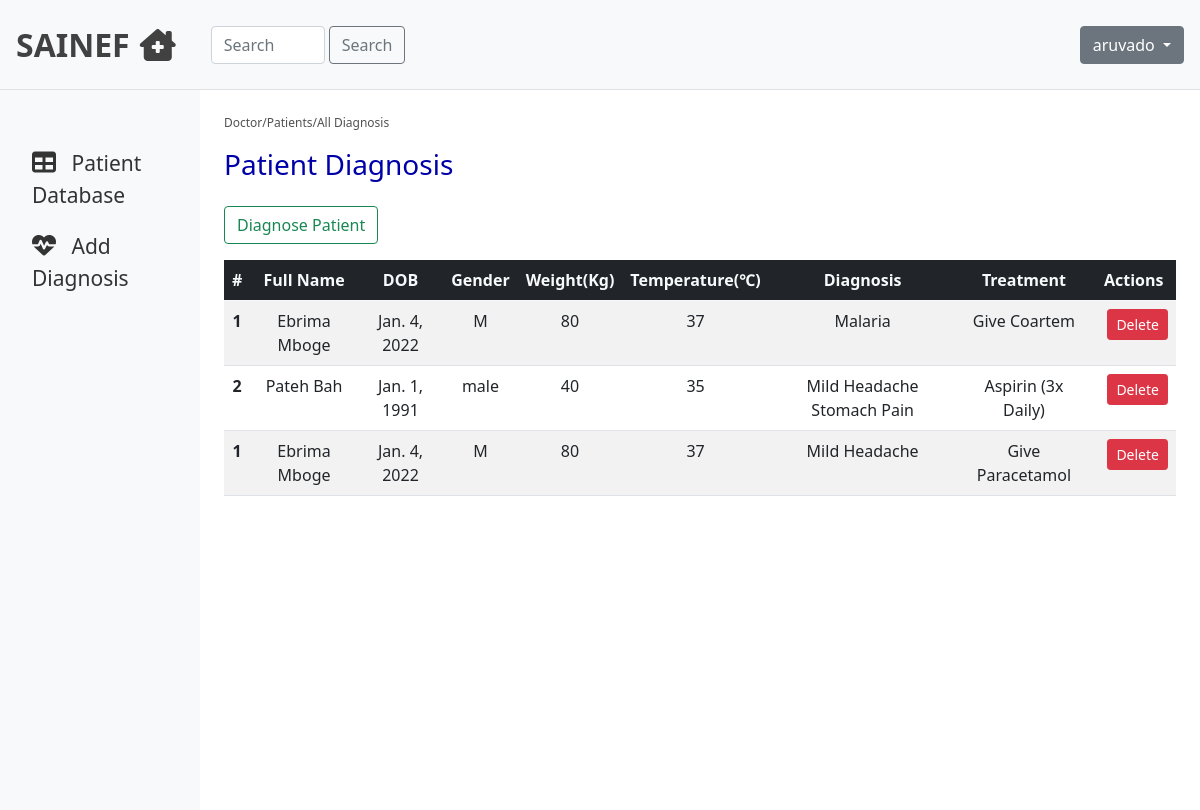
The page /diagnosis/all (signed in) on the database its author committed.
### hmsApp/models.py (models this page shows, shortened)
class SoftDelete(models.Model):
    is_deleted = models.BooleanField(default=False)
    class Meta:
        abstract = True

class PatientDiagnoses(SoftDelete):
    patient = models.ForeignKey(PatientVitals, on_delete=models.CASCADE)
    diagnostic = models.TextField(verbose_name="Diagnosis")
    treatment = models.TextField(verbose_name="Treatment")

class PatientVitals(SoftDelete):
    bio = models.ForeignKey(PatientBio, on_delete=models.CASCADE)
    temperature = models.IntegerField(verbose_name="Temperature")
    weight = models.IntegerField(verbose_name="Weight")

class PatientBio(SoftDelete):
    gender_choices = [
        ('M', 'Male'),
        ('F', 'Female'),
    ]
    firstname = models.CharField(max_length=200, verbose_name="Patient First Name")
    lastname = models.CharField(max_length=200, verbose_name="Patient Last Name")
    dob = models.DateField(verbose_name="Date of Birth")
    gender = models.CharField(max_length=200, choices = gender_choices, verbose_name="Gender")
    nationality = models.CharField(max_length=200, verbose_name="Nationality")

### hmsApp/views.py (the view)
# urls.py: path('diagnosis/all', views.patientDiagnoseArchive, name='diagnose-all'),
@login_required
def patientDiagnoseArchive(request):
    diagnoses = PatientDiagnoses.objects.all()
    return render(request, 'hmsApp/doctor-restore.html', {'diagnoses': diagnoses})

### hmsApp/templates/hmsApp/doctor-restore.html (shortened to what this page needs)
{% extends "hmsApp/base.html" %}
{% block content %}
    <nav class="navbar navbar-light bg-light p-3">
          <div class="d-flex col-12 col-md-3 col-lg-2 mb-2 mb-lg-0 flex-wrap flex-md-nowrap justify-content-between">
              <a class="navbar-brand" href="#">SAINEF<i class="fas fa-clinic-medical" aria-hidden="true"></i></a>
          </div>
          <div class="col-12 col-md-4 col-lg-2">
              <form class="d-flex">
                  <input class="form-control me-1" type="search" placeholder="Search" name="search" aria-label="Search">
                  <button class="btn btn-outline-secondary" type="submit">Search</button>
              </form>
          </div>
          <div class="col-12 col-md-5 col-lg-8 d-flex align-items-center justify-content-md-end mt-3 mt-md-0">
              <div class="dropdown">
                  <button class="btn btn-secondary dropdown-toggle" type="button" id="dropdownMenuButton1" data-bs-toggle="dropdown" aria-expanded="false">
                  {% if user.is_authenticated %}
                      {{ user.username }}
                  {% else %}
                      Login
                  {% endif %}
                  </button>
              </div>
          </div>
      </nav>
    <div class="container-fluid">
        <div class="row">
            <nav id="sidebar" class="col-md-3 col-lg-2 d-md-block bg-light sidebar collapse">
                <div class="position-sticky pt-md-5">
                    <ul class="nav flex-column">
                        <li class="nav-item">
                            <a class="nav-link active" href="#patients" onclick="viewPatientsList()">
                            <i class="fas fa-table" aria-hidden="true" style="font-size:24px;"></i>
                            <span class="ml-2">Patient Database</span>
                            </a>
                        </li>
                        <li class="nav-item">
                            <a class="nav-link" aria-current="page" href="#diagnose" onclick="Diagnose()">
                            <i class="fas fa-heartbeat" style="font-size:24px;"></i>
                            <span class="ml-3">Add Diagnosis</span>
                            </a>
                        </li>
                    </ul>
                </div>
            </nav>
            <main id="patients" class="col-md-9 ml-sm-auto col-lg-10 px-md-4 py-4">
                <div class="link">
                    <p>Doctor/Patients/All Diagnosis</p>
                </div>
                <h1 class="h3">Patient Diagnosis</h1>
                <div class="patients-table pt-3">
                    <div>
                        <a class="btn btn-outline-success mb-3" href="#diagnose" onclick="Diagnose()">Diagnose Patient</a>
                    </div>
                    <table class="table table-striped">
                        <thead class="bg-dark text-light text-center">
                            <tr>
                            <th scope="col">#</th>
                            <th scope="col">Full Name</th>
                            <th scope="col">DOB</th>
                            <th scope="col">Gender</th>
                            <th scope="col">Weight(Kg)</th>
                            <th scope="col">Temperature(&#8451;)</th>
                            <th scope="col">Diagnosis</th>
                            <th scope="col">Treatment</th>
                            <th scope="col">Actions</th>
                            </tr>
                        </thead>
                        <tbody class="text-center">
                            {% for diagnose in diagnoses %}
                                <tr>
                                    <th scope="row">{{ diagnose.patient.bio.id }}</th>
                                    <td>{{ diagnose.patient.bio.firstname }} {{ diagnose.patient.bio.lastname }}</td>
                                    <td>{{ diagnose.patient.bio.dob }}</td>
                                    <td>{{ diagnose.patient.bio.gender }}</td>
                                    <td>{{ diagnose.patient.weight }}</td>
                                    <td>{{ diagnose.patient.temperature }}</td>
                                    <td>{{ diagnose.diagnostic }}</td>
                                    <td>{{ diagnose.treatment }}</td>
                                    <td>
                                        <div class="d-inline mx-auto">
                                            <a type="button" href="{% url 'diagnosis-restore' diagnose.patient_id %}" class="btn btn-danger btn-sm ms-2">Delete</a>
                                        </div>
                                    </td>
                                </tr>
                            {% endfor %}
                        </tbody>
                    </table>
                </div>
            </main>
        </div>
    </div>
{% endblock content %}

### rows shown on the page
PatientDiagnoses: patient.bio.id "1", patient.bio.firstname "Ebrima", patient.bio.lastname "Mboge", patient.bio.dob "Jan. 4, 2022", patient.bio.gender "M", patient.weight "80", patient.temperature "37", diagnostic "Malaria", treatment "Give Coartem"
PatientDiagnoses: patient.bio.id "2", patient.bio.firstname "Pateh", patient.bio.lastname "Bah", patient.bio.dob "Jan. 1, 1991", patient.bio.gender "male", patient.weight "40", patient.temperature "35", diagnostic "Mild Headache Stomach Pain", treatment "Aspirin (3x Daily)"
PatientDiagnoses: patient.bio.id "1", patient.bio.firstname "Ebrima", patient.bio.lastname "Mboge", patient.bio.dob "Jan. 4, 2022", patient.bio.gender "M", patient.weight "80", patient.temperature "37", diagnostic "Mild Headache", treatment "Give Paracetamol"

### other values the page prints
{{ user.username }} "aruvado"
